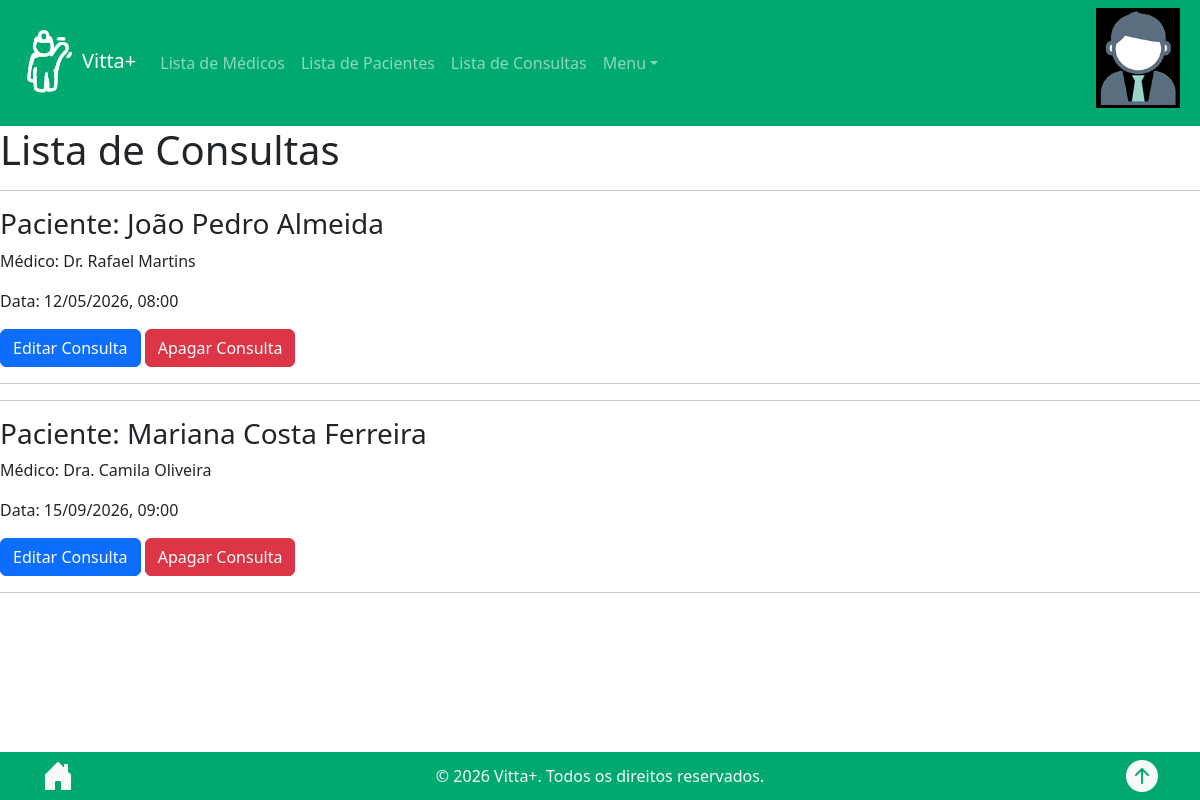
/consults_list/ (signed in), run on an earlier commit of the app's database.
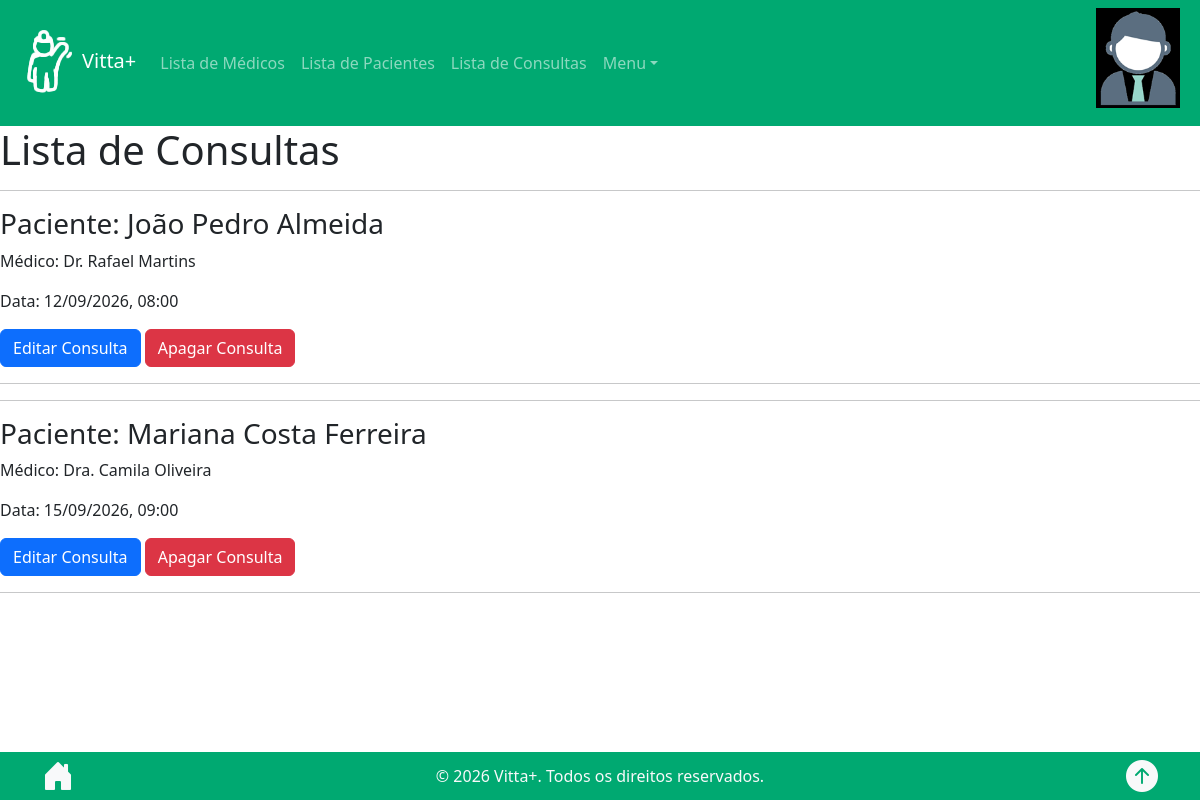
And on a later commit of the database.
### consulta/models.py (models this page shows, shortened)
class Consultation(models.Model):
    doctor = models.ForeignKey(Doctor, on_delete=models.CASCADE, verbose_name="Médico")
    patient = models.ForeignKey(Patient, on_delete=models.CASCADE, verbose_name="Paciente")
    date = models.DateTimeField(verbose_name="Data da Consulta")
    class Meta:
        constraints = [models.UniqueConstraint(fields=['doctor', 'date'], name='unique_doctor_date')]

class Patient(models.Model):
    name = models.CharField(max_length=100, verbose_name="Nome")
    birth_date = models.DateField(verbose_name="Data de Nascimento")
    CPF = models.CharField(max_length=14, unique=True, verbose_name="CPF")
    gender = models.CharField(max_length=10, choices=[("M", "Masculino"), ("F", "Feminino")], verbose_name="Gênero")
    health_insurance = models.CharField(max_length=100, blank=True)
    class Meta:
        ordering = ["name"]

class Doctor(models.Model):
    name = models.CharField(max_length=100, verbose_name="Nome")
    birth_date = models.DateField(verbose_name="Data de Nascimento")
    CRM = models.CharField(max_length=20, unique=True, verbose_name="CRM")
    gender = models.CharField(max_length=10, choices=[("M", "Masculino"), ("F", "Feminino")], verbose_name="Gênero")
    expertise = models.CharField(max_length=100, verbose_name="Especialidade")
    rating = models.DecimalField(max_digits = 3, decimal_places = 2, default = 0, validators = [MinValueValidator(0), MaxValueValidator(5)], verbose_name ="Classificação")
    place = models.CharField(max_length=100, verbose_name="Local da Consulta")
    price = models.DecimalField(max_digits=10, decimal_places=2, validators=[MinValueValidator(0)], verbose_name="Preço da Consulta")
    photo = models.ImageField(upload_to='doctors/', blank=True, null=True, verbose_name="Foto")
    class Meta:
        ordering = ["CRM"]

### consulta/views.py (the view)
# urls.py: path('consults_list/', views.consults_list, name="consults_list"),
@login_required
def consults_list(request):
    consultas = Consultation.objects.select_related('doctor','patient').order_by('date')
    return render(request, 'consults_list.html', { "consultas": consultas })

### consulta/templates/consults_list.html
{% extends 'base.html' %}
{% load static %}
{% block content %}
<h1>Lista de Consultas</h1>
{% for consulta in consultas %}
<hr>
<div>
    <h3>Paciente: {{ consulta.patient.name }}</h3>
    <p>Médico: {{ consulta.doctor.name }}</p>
    <p>Data: {{ consulta.date|date:"d/m/Y, H:i" }}</p>
    <a href="{% url 'consults_edit' consulta.id %}" class="btn btn-primary">Editar Consulta</a>
    <a href="{% url 'consults_delete' consulta.id %}" class="btn btn-danger">Apagar Consulta</a>
</div>
<hr>
{% empty %}
    <p>Nenhuma consulta marcada.</p>
{% endfor %}
{% endblock %}

What changed in the data, as far as the page shows it:
changed Consultation "João Pedro Almeida": date "12/05/2026, 08:00" → "12/09/2026, 08:00"
